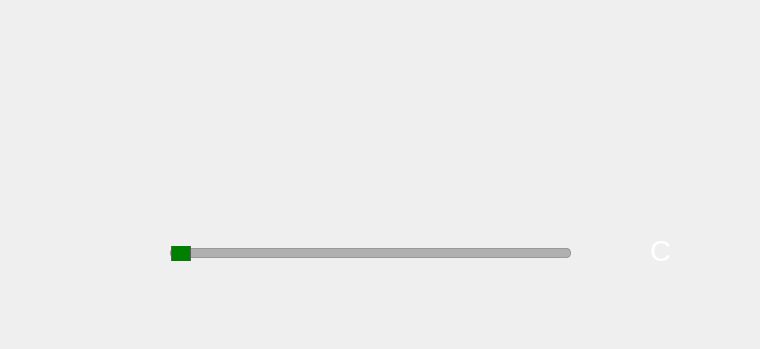
    <widget class="QWidget" name="airconditionerPage">
     <property name="styleSheet">
      <string notr="true">background:none;
</string>
     </property>
     <widget class="QLabel" name="valueLabel">
      <property name="geometry">
       <rect>
        <x>600</x>
        <y>230</y>
        <width>41</width>
        <height>41</height>
       </rect>
      </property>
      <property name="font">
       <font>
        <pointsize>22</pointsize>
       </font>
      </property>
      <property name="styleSheet">
       <string notr="true">color:white;</string>
      </property>
      <property name="text">
       <string/>
      </property>
     </widget>
     <widget class="QGroupBox" name="ACButtonsGroup">
      <property name="geometry">
       <rect>
        <x>0</x>
        <y>20</y>
        <width>751</width>
        <height>91</height>
       </rect>
      </property>
      <property name="styleSheet">
       <string notr="true">border:none;
border-radius:80px;
background:none;</string>
      </property>
      <layout class="QHBoxLayout" name="horizontalLayout_4">
       <item>
        <widget class="QPushButton" name="button1">
         <property name="text">
          <string/>
         </property>
        </widget>
       </item>
       <item>
        <widget class="QPushButton" name="button2">
         <property name="text">
          <string/>
         </property>
        </widget>
       </item>
       <item>
        <widget class="QPushButton" name="button3">
         <property name="text">
          <string/>
         </property>
        </widget>
       </item>
       <item>
        <widget class="QPushButton" name="button4">
         <property name="text">
          <string/>
         </property>
        </widget>
       </item>
       <item>
        <widget class="QPushButton" name="button5">
         <property name="text">
          <string/>
         </property>
        </widget>
       </item>
      </layout>
     </widget>
     <widget class="QGroupBox" name="ACledsGroup">
      <property name="geometry">
       <rect>
        <x>20</x>
        <y>110</y>
        <width>711</width>
        <height>41</height>
       </rect>
      </property>
      <property name="styleSheet">
       <string notr="true">border:none;
background:none;</string>
      </property>
      <layout class="QHBoxLayout" name="horizontalLayout_5">
       <property name="spacing">
        <number>100</number>
       </property>
       <item>
        <widget class="QLabel" name="led1">
         <property name="text">
          <string/>
         </property>
        </widget>
       </item>
       <item>
        <widget class="QLabel" name="led2">
         <property name="text">
          <string/>
         </property>
        </widget>
       </item>
       <item>
        <widget class="QLabel" name="led3">
         <property name="text">
          <string/>
         </property>
        </widget>
       </item>
       <item>
        <widget class="QLabel" name="led4">
         <property name="text">
          <string/>
         </property>
        </widget>
       </item>
       <item>
        <widget class="QLabel" name="led5">
         <property name="text">
          <string/>
         </property>
        </widget>
       </item>
      </layout>
     </widget>
     <widget class="QPushButton" name="homeButtonAC">
      <property name="geometry">
       <rect>
        <x>360</x>
        <y>290</y>
        <width>50</width>
        <height>50</height>
       </rect>
      </property>
      <property name="baseSize">
       <size>
        <width>50</width>
        <height>50</height>
       </size>
      </property>
      <property name="focusPolicy">
       <enum>Qt::NoFocus</enum>
      </property>
      <property name="styleSheet">
       <string notr="true">border:none;
border-radius:80px;</string>
      </property>
      <property name="text">
       <string/>
      </property>
      <property name="iconSize">
       <size>
        <width>100</width>
        <height>100</height>
       </size>
      </property>
      <property name="autoDefault">
       <bool>true</bool>
      </property>
     </widget>
     <widget class="QLabel" name="valueLabel_2">
      <property name="geometry">
       <rect>
        <x>650</x>
        <y>230</y>
        <width>21</width>
        <height>41</height>
       </rect>
      </property>
      <property name="font">
       <font>
        <pointsize>22</pointsize>
       </font>
      </property>
      <property name="styleSheet">
       <string notr="true">color:white;</string>
      </property>
      <property name="lineWidth">
       <number>1</number>
      </property>
      <property name="text">
       <string>C</string>
      </property>
     </widget>
     <widget class="QWidget" name="layoutWidget">
      <property name="geometry">
       <rect>
        <x>170</x>
        <y>160</y>
        <width>401</width>
        <height>101</height>
       </rect>
      </property>
      <layout class="QVBoxLayout" name="verticalLayout">
       <item>
        <widget class="QLabel" name="label">
         <property name="styleSheet">
          <string notr="true">background-image: url(:/ACIcons/media/slider-removebg-preview(1).png);</string>
         </property>
         <property name="text">
          <string/>
         </property>
        </widget>
       </item>
       <item>
        <widget class="QSlider" name="slider">
         <property name="styleSheet">
          <string notr="true">QSlider::groove:horizontal {
    border: 1px solid #999999;
    height: 8px;
    background: #B0B0B0;
    margin: 2px 0;
    border-radius: 4px;
}

QSlider::handle:horizontal {
    background: green;
    border: 1px solid #5c5c5c;
    width: 18px;
    height: 18px;
    margin: -6px 0; /* centering the handle */
    border-radius: 0; /* remove rounding */
    clip-path: polygon(50% 0%, 100% 100%, 0% 100%); /* arrow shape */
}

QSlider::groove:vertical {
    border: 1px solid #999999;
    width: 8px;
    background: #B0B0B0;
    margin: 0 2px;
    border-radius: 4px;
}

QSlider::handle:vertical {
    background: green;
    border: 1px solid #5c5c5c;
    width: 18px;
    height: 18px;
    margin: 0 -6px; /* centering the handle */
    border-radius: 0; /* remove rounding */
    clip-path: polygon(0% 0%, 100% 50%, 0% 100%); /* arrow shape */
}
</string>
         </property>
         <property name="orientation">
          <enum>Qt::Horizontal</enum>
         </property>
        </widget>
       </item>
      </layout>
     </widget>
    </widget>
